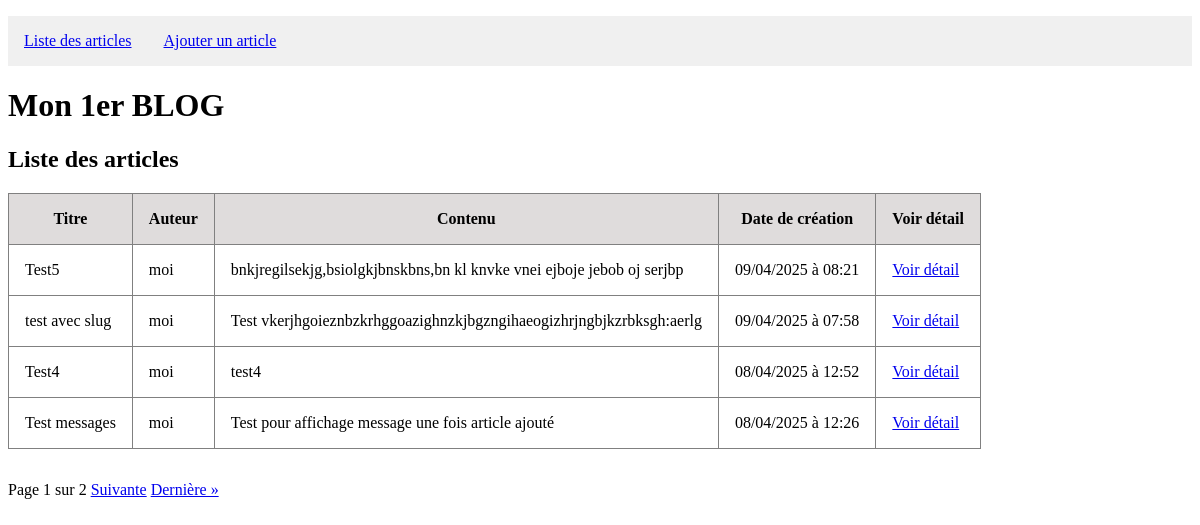
/blog/liste_articles/, run on the app's committed database.
### blog/models.py (models this page shows, shortened)
class Article(models.Model):
    titre = models.CharField(max_length=100, validators=[MinLengthValidator(5)])
    titre = models.CharField(max_length=100, unique=True, )
    auteur = models.CharField(max_length=100)
    contenu = models.TextField()
    date = models.DateTimeField(auto_now_add=True)
    slug = models.SlugField(max_length=200, unique=True, blank=True) # Pour des URLs lisibles

### blog/views.py (the view)
# urls.py: path('liste_articles/', views.liste_articles, name='liste_articles'),
def liste_articles(request):
    articles = Article.objects.all().order_by('-date')
    paginator = Paginator(articles, 4)
    page_number = request.GET.get('page')
    page_obj = paginator.get_page(page_number)
    return render(request, 'blog/liste_articles.html',{'page_obj': page_obj})

### blog/templates/blog/liste_articles.html (shortened to what this page needs)
{% extends "blog/base.html" %}
{% block content %}
<h2>Liste des articles</h2>
<table>
    <thead>
        <th>Titre</th>
        <th>Auteur</th>
        <th>Contenu</th>
        <th>Date de création</th>
        <th>Voir détail</th>
    </thead>
    <tbody>
        {%for objet in page_obj %}
        <tr>
            <td>{{objet.titre}}</td>
            <td>{{objet.auteur}}</td>
            <td>{{objet.contenu}}</td>
            <td>{{objet.date|date:"d/m/Y à H:i"}}</td>
            <td><a href="{% url 'blog:detail_article' objet.slug %}">Voir détail</a></td>
        </tr>
        {%endfor%}
    </tbody>
</table>
<div class="pagination" style="margin-top: 2rem">
    <span>
        Page {{ page_obj.number }} sur {{ page_obj.paginator.num_pages }}
    </span>
    {% if page_obj.has_next %}
        <a href="?page={{ page_obj.next_page_number }}">Suivante</a>
        <a href="?page={{ page_obj.paginator.num_pages }}">Dernière &raquo;</a>
    {% endif %}
</div>
{% endblock %}

### blog/templates/blog/base.html (shortened to what this page needs)
{% load static %}
<!DOCTYPE html>
<html lang="en">
<head>
    <link rel="stylesheet" href="{% static 'blog/css/style.css' %}">
</head>
    <body>
        <nav>
            <ul>
                <li><a href="{% url 'blog:liste_articles'%}">Liste des articles</a></li>
                <li><a href="{% url 'blog:ajouter'%}">Ajouter un article</a></li>
            </ul>
        </nav>
       <h1> Mon 1er BLOG</h1>
        {% block content %}{% endblock %}
    </body>
</html

### blog/static/blog/css/style.css (style rules this page uses)
nav ul { list-style: none; padding: 0; display: flex; background-color: #f0f0f0; }
nav ul li { padding: 1rem; }
thead { background-color: rgb(223, 220, 220) }
table { border-collapse: collapse; }
th, tr, td { padding: 1rem; border: 1px solid grey; }

### data on the page
Article: titre "Test5", auteur "moi", contenu "bnkjregilsekjg,bsiolgkjbnskbns,bn kl knvke vnei ejboje jebob oj serjbp", date "09/04/2025 à 08:21"
Article: titre "test avec slug", auteur "moi", contenu "Test vkerjhgoieznbzkrhggoazighnzkjbgzngihaeogizhrjngbjkzrbksgh:aerlg", date "09/04/2025 à 07:58"
Article: titre "Test4", auteur "moi", contenu "test4", date "08/04/2025 à 12:52"
Article: titre "Test messages", auteur "moi", contenu "Test pour affichage message une fois article ajouté", date "08/04/2025 à 12:26"

### other printed values
{{ page_obj.number }} "1"
{{ page_obj.paginator.num_pages }} "2"
